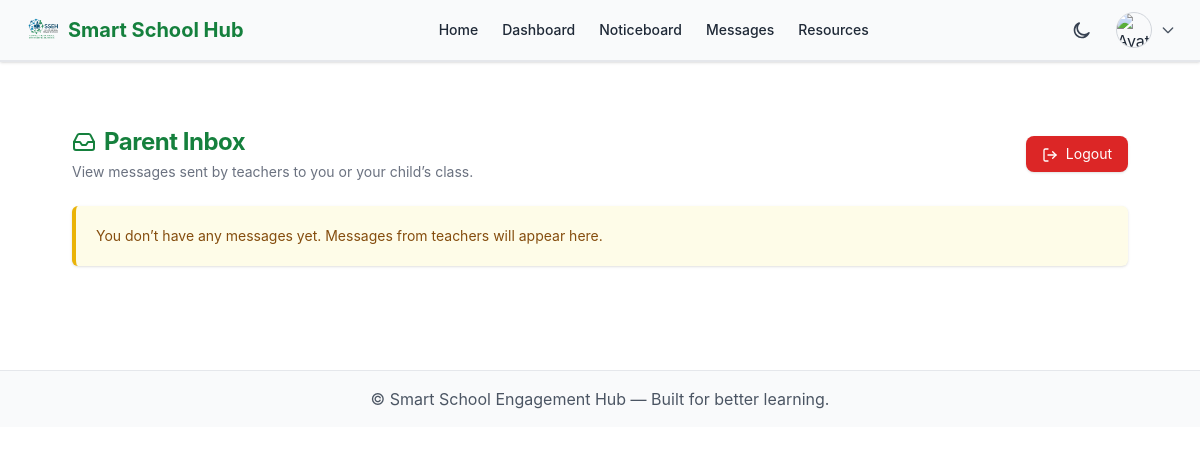
The app's page /communications/parent/messages/ (signed in), older data.
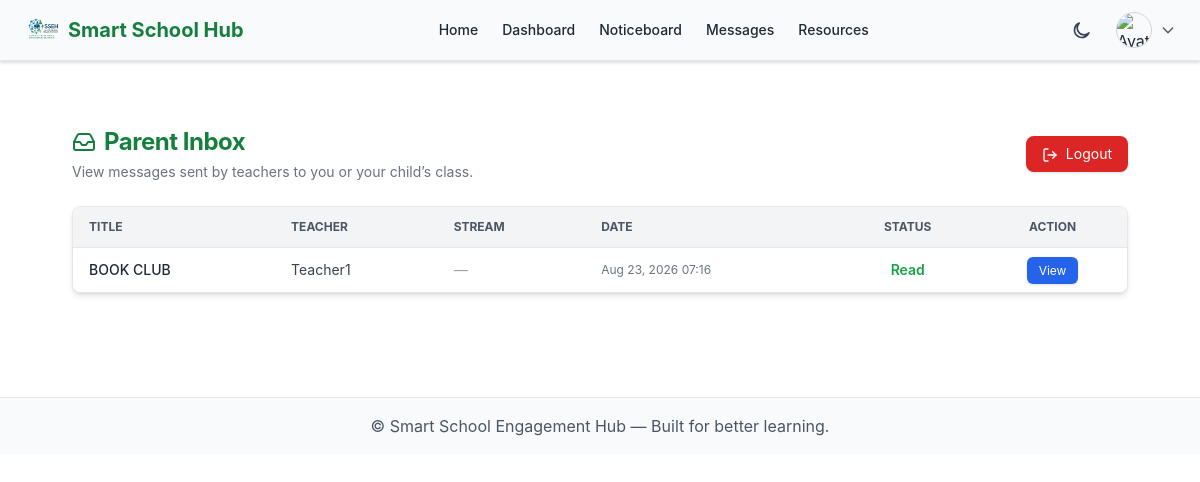
The same page, newer data.
### communications/models.py (models this page shows, shortened)
class ParentMessage(models.Model):
    message = models.ForeignKey(Message, on_delete=models.CASCADE, related_name="deliveries")
    parent = models.ForeignKey(User, on_delete=models.CASCADE, related_name="received_messages")
    is_read = models.BooleanField(default=False)
    read_at = models.DateTimeField(null=True, blank=True)

class Message(models.Model):
    SCOPE_CHOICES = [
        ('stream', 'Stream'),
        ('subject', 'Subject'),
        ('student', 'Student'),
    ]
    sender = models.ForeignKey(
        User,
        on_delete=models.CASCADE,
        related_name='sent_messages',
        limit_choices_to={'is_teacher': True}
    )
    scope = models.CharField(max_length=10, choices=SCOPE_CHOICES)
    stream = models.ForeignKey('school.Stream', on_delete=models.CASCADE, null=True, blank=True)
    subject = models.ForeignKey('school.Subject', on_delete=models.CASCADE, null=True, blank=True)
    student = models.ForeignKey('students.StudentProfile', on_delete=models.CASCADE, null=True, blank=True)
    title = models.CharField(max_length=255)
    body = models.TextField()
    created_at = models.DateTimeField(auto_now_add=True)

### accounts/models.py (models this page shows, shortened)
class User(AbstractUser):
    is_teacher = models.BooleanField(default=False)
    is_student = models.BooleanField(default=False)
    is_parent = models.BooleanField(default=False)
    is_school_admin = models.BooleanField(default=False)
    profile_picture = models.ImageField(
        upload_to='profile_pics/',
        blank=True,
        null=True,
        verbose_name="Profile Picture"
    )
    groups = models.ManyToManyField(
        'auth.Group',
        related_name='custom_user_set',
        blank=True,
        help_text='The groups this user belongs to.',
        verbose_name='groups'
    )
    user_permissions = models.ManyToManyField(
        'auth.Permission',
        related_name='custom_user_permissions_set',
        blank=True,
        help_text='Specific permissions for this user.',
        verbose_name='user permissions'
    )

### communications/views.py (the view)
# urls.py: path("parent/messages/", views.parent_message_list, name="parent_message_list"),  # 📥 inbox
@login_required
def parent_message_list(request):
    parent_messages = (
        ParentMessage.objects
        .filter(parent=request.user)
        .select_related("message")
        .order_by("-message__created_at")
    )
    return render(
        request,
        "communications/parent_message_list.html",
        {
            "parent_messages": parent_messages
        }
    )

### communications/context_processors.py (called while the page is built)
def unread_messages_count(request):
    if request.user.is_authenticated and hasattr(request.user, "is_parent") and request.user.is_parent:
        count = ParentMessage.objects.filter(parent=request.user, is_read=False).count()
        return {"unread_messages_count": count}
    return {"unread_messages_count": 0}

### sseh_multi/context_processors.py (called while the page is built)
def unread_messages_count(request):
    if request.user.is_authenticated and getattr(request.user, "is_school_admin", False):
        count = ContactMessage.objects.filter(is_replied=False).count()
    else:
        count = 0
    return {"unread_message_count": count}

### communications/templates/communications/parent_message_list.html (shortened to what this page needs)
{% extends "base.html" %}
{% block content %}
<div class="max-w-6xl mx-auto px-4 sm:px-6 py-8">
    <div class="flex flex-col sm:flex-row justify-between sm:items-center gap-4 mb-6">
        <div>
            <h1 class="text-2xl font-bold text-green-700 dark:text-green-400 flex items-center gap-2">
                <i data-lucide="inbox" class="w-6 h-6 text-green-700 dark:text-green-400"></i>
                Parent Inbox
            </h1>
            <p class="text-gray-500 dark:text-gray-400 text-sm mt-1">
                View messages sent by teachers to you or your child’s class.
            </p>
        </div>
        <a href="{% url 'accounts:logout' %}"
            class="bg-red-600 hover:bg-red-700 text-white px-4 py-2 rounded-lg shadow text-sm transition">
            <i data-lucide="log-out" class="w-4 h-4 inline-block mr-1"></i>
            Logout
        </a>
    </div>
    {% if parent_messages %}
    <div
        class="overflow-x-auto bg-white dark:bg-gray-900 shadow-md rounded-lg border border-gray-200 dark:border-gray-700">
        <table class="min-w-full text-sm text-gray-700 dark:text-gray-300">
            <thead class="bg-gray-100 dark:bg-gray-800 text-gray-600 dark:text-gray-300 uppercase text-xs">
                <tr>
                    <th class="py-3 px-4 text-left">Title</th>
                    <th class="py-3 px-4 text-left">Teacher</th>
                    <th class="py-3 px-4 text-left">Stream</th>
                    <th class="py-3 px-4 text-left">Date</th>
                    <th class="py-3 px-4 text-center">Status</th>
                    <th class="py-3 px-4 text-center">Action</th>
                </tr>
            </thead>
            <tbody>
                {% for pm in parent_messages %}
                <tr
                    class="border-t border-gray-200 dark:border-gray-700 hover:bg-green-50 dark:hover:bg-gray-800 transition">
                    <td class="py-3 px-4 font-medium text-gray-800 dark:text-gray-100 whitespace-nowrap">
                        {{ pm.message.title }}
                    </td>
                    <td class="py-3 px-4 whitespace-nowrap text-gray-700 dark:text-gray-300">
                        {{ pm.message.sender.username|title }}
                    </td>
                    <td class="py-3 px-4 whitespace-nowrap text-gray-700 dark:text-gray-300">
                        {% if pm.message.stream %}
                        {{ pm.message.stream.grade.name }} {{ pm.message.stream.code }}
                        {% else %}
                        <span class="italic text-gray-400 dark:text-gray-500">—</span>
                        {% endif %}
                    </td>
                    <td class="py-3 px-4 text-gray-500 dark:text-gray-400 text-xs whitespace-nowrap">
                        {{ pm.message.created_at|date:"M d, Y H:i" }}
                    </td>
                    <td class="py-3 px-4 text-center">
                        {% if pm.is_read %}
                        <span class="text-green-600 dark:text-green-400 font-semibold">
                            Read
                        </span>
                        {% else %}
                        <span class="text-yellow-600 dark:text-yellow-400 font-semibold">
                            Unread
                        </span>
                        {% endif %}
                    </td>
                    <td class="py-3 px-4 text-center">
                        <a href="{% url 'communications:parent_message_detail' pm.message.id %}"
                            class="bg-blue-600 hover:bg-blue-700 text-white px-3 py-1.5 rounded-md text-xs shadow transition">
                            View
                        </a>
                    </td>
                </tr>
                {% endfor %}
            </tbody>
        </table>
    </div>
    {% else %}
    <div
        class="bg-yellow-50 dark:bg-yellow-900/30 border-l-4 border-yellow-500 dark:border-yellow-600 p-5 rounded-md shadow text-yellow-800 dark:text-yellow-200 mt-6 text-sm">
        You don’t have any messages yet. Messages from teachers will appear here.
    </div>
    {% endif %}
</div>
{% endblock %}

### templates/base.html (shortened to what this page needs)
{% load static %}
<!DOCTYPE html>
<html lang="en">
<head>
    <script src="https://cdn.tailwindcss.com"></script>
    <link rel="stylesheet" href="{% static 'css/global.css' %}">
    <link rel="stylesheet" href="{% static 'css/theme.css' %}">
</head>
<body class="transition-colors duration-300 text-gray-800 dark:text-gray-100">
    <header class="shadow sticky top-0 z-50 border-b border-gray-200 dark:border-gray-700">
        <nav class="max-w-7xl mx-auto flex items-center justify-between px-6 py-3">
            <a href="/" class="flex items-center space-x-2">
                <img src="{% static 'images/logo.png' %}" alt="School Logo"
                    class="w-9 h-9 rounded-md hidden sm:block" />
                <span class="text-xl font-bold text-green-700 dark:text-green-400">
                    Smart School Hub
                </span>
            </a>
            <div class="hidden md:flex items-center space-x-6 text-sm">
                <a href="/" class="hover:text-green-700 dark:hover:text-green-400">Home</a>
                {% if request.user.is_authenticated %}
                {% if request.user.is_teacher %}
                <a href="{% url 'teachers:teacher_dashboard' %}">Dashboard</a>
                <a href="{% url 'teachers:create_quiz' %}">Create Quiz</a>
                <a href="{% url 'communications:teacher_message_list' %}">Messages</a>
                <a href="{% url 'resources:resource_list' %}">Resources</a>
                <a href="{% url 'announcements:list' %}">Announcements</a>
                {% elif request.user.is_parent %}
                <a href="{% url 'parents:parent_dashboard' %}">Dashboard</a>
                <a href="{% url 'announcements:list' %}">Noticeboard</a>
                <a href="{% url 'communications:parent_message_list' %}">Messages</a>
                <a href="{% url 'resources:resource_list' %}">Resources</a>
                {% endif %}
                {% endif %}
            </div>
            <div class="flex items-center space-x-4">
                <button id="themeToggle" class="p-2 rounded-full hover:bg-gray-100 dark:hover:bg-gray-700 transition">
                    <svg id="moonIcon" xmlns="http://www.w3.org/2000/svg"
                        class="h-5 w-5 text-gray-700 dark:text-gray-200 hidden" fill="none" viewBox="0 0 24 24"
                        stroke="currentColor">
                        <path stroke-linecap="round" stroke-linejoin="round" stroke-width="2"
                            d="M20.354 15.354A9 9 0 118.646 3.646a7 7 0 1011.708 11.708z" />
                    </svg>
                </button>
                {% if request.user.is_authenticated %}
                <div class="relative">
                    <button id="profileBtn" class="flex items-center space-x-2 focus:outline-none">
                        <img src="{% if request.user.profile_picture %}
                          {{ request.user.profile_picture.url }}
                        {% elif request.user.is_student and request.user.studentprofile.photo %}
                          {{ request.user.studentprofile.photo.url }}
                        {% elif request.user.is_parent and request.user.parentprofile.photo %}
                          {{ request.user.parentprofile.photo.url }}
                        {% elif request.user.is_school_admin and request.user.school_admin_profile.photo %}
                          {{ request.user.school_admin_profile.photo.url }}
                        {% else %}
                          {% static 'img/default-avatar.png' %}
                        {% endif %}" alt="Avatar" class="w-9 h-9 rounded-full border border-gray-300 object-cover" />
                        <svg xmlns="http://www.w3.org/2000/svg" class="h-4 w-4 text-gray-600 dark:text-gray-300"
                            fill="none" viewBox="0 0 24 24" stroke="currentColor">
                            <path stroke-linecap="round" stroke-linejoin="round" stroke-width="2" d="M19 9l-7 7-7-7" />
                        </svg>
                    </button>
                </div>
                {% else %}
                <a href="{% url 'accounts:login' %}"
                    class="bg-green-600 text-white px-3 py-1.5 rounded hover:bg-green-700 transition">Login</a>
                {% endif %}
            </div>
        </nav>
    </header>
    <main class="max-w-6xl mx-auto px-6 py-8">
        {% block content %}{% endblock %}
    </main>
    <footer class="border-t mt-10 py-4 text-center text-gray-600 dark:text-gray-400">
        <p>© {{ now|date:"Y" }} Smart School Engagement Hub — Built for better learning.</p>
    </footer>
</body>
</html>

### static/css/global.css (style rules this page uses)
body { font-family: 'Inter', sans-serif; line-height: 1.6; -webkit-font-smoothing: antialiased; }
h1, h2, h3, h4, h5, h6 { font-weight: 600; letter-spacing: -0.02em; }
p { margin-bottom: 0.75rem; }
.text-center { text-align: center; }
.text-left { text-align: left; }
.shadow-md { box-shadow: 0 3px 6px rgba(0, 0, 0, 0.1); }
.transition { transition: all 0.3s ease; }

### static/css/theme.css (style rules this page uses)
:root { --bg: #ffffff; --surface: #f9fafb; --text: #1f2937; --border: #e5e7eb; --green: #16a34a; --green-hover: #22c55e; --red: #dc2626; --red-hover: #b91c1c; }
body { background-color: var(--bg); color: var(--text); font-family: 'Inter', sans-serif; transition: background-color 0.3s ease, color 0.3s ease; }
header, nav { background-color: var(--surface); color: var(--text); border-bottom: 1px solid var(--border); transition: background-color 0.3s ease, color 0.3s ease; }
nav a { color: var(--text); font-weight: 500; transition: color 0.3s ease; }
#themeToggle { background-color: transparent !important; color: inherit; box-shadow: none; }
#themeToggle svg { transition: opacity 0.3s ease, color 0.3s ease; }
a { color: var(--green); text-decoration: none; }
footer { background-color: var(--surface); color: #475569; transition: background-color 0.3s ease, color 0.3s ease; }

Row changes from the older to the newer data that the page shows:
added ParentMessage: message "BOOK CLUB", message.sender.username "Teacher1", message.created_at "Aug 23, 2026 07:16", is_read "Read"
Text that changed along with them:
text no longer shown: "You don’t have any messages yet. Messages from teachers will appear here."
text now shown: "TITLE TEACHER STREAM DATE STATUS ACTION"
